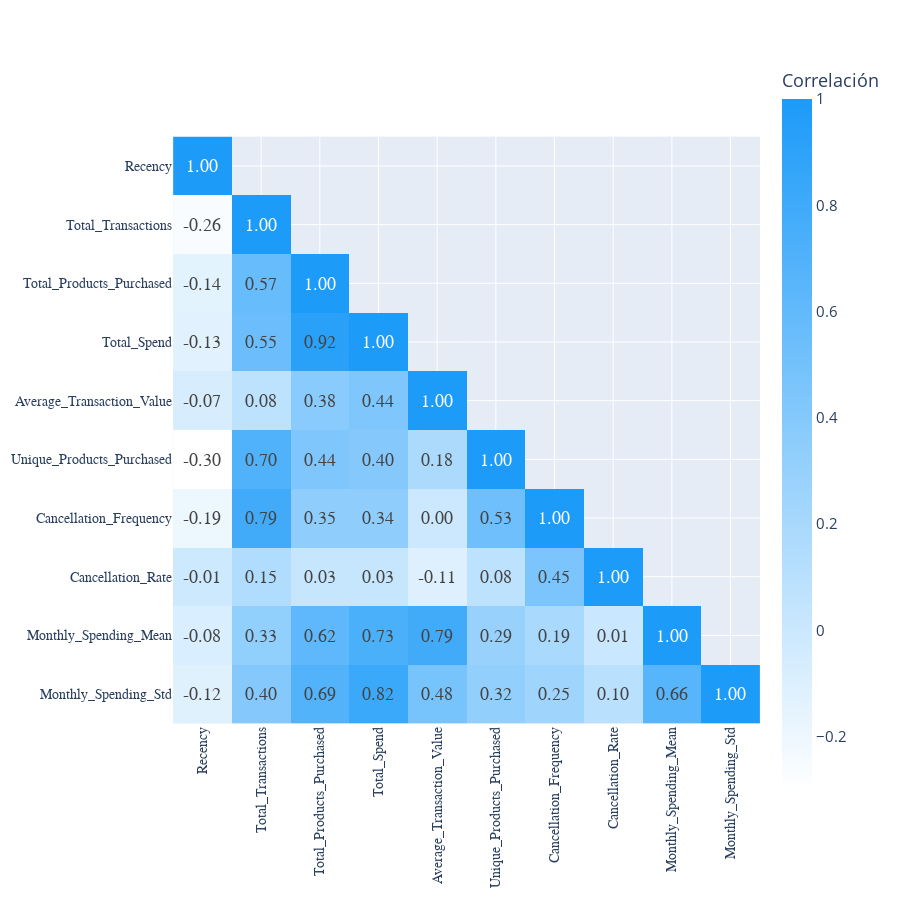

The notebook cell this image was saved under:
### Markdown cell above
## Correlation Analysis

Before we proceed to KMeans clustering, it's essential to check the correlation between features in our dataset.

### Code cell
from plotly import express as px

# Calcular la matriz de correlación (redondeada)
corr = customer_data_cleaned.drop(columns=['Customer ID']).corr().round(2)

# Crear máscara para mantener solo la mitad inferior
mask = np.triu(np.ones(corr.shape), k=1).astype(bool)
corr_masked = corr.mask(mask)

# Crear heatmap
fig = px.imshow(
    corr_masked,
    text_auto=True,
    color_continuous_scale=["#ffffff", "#1C9BF9"],
    aspect="equal",
    labels=dict(x="", y="", color="Correlación")
)

# Personalizar layout
fig.update_layout(
    width=900,
    height=900,
    xaxis_side="bottom",  # Que aparezcan abajo
    font=dict(size=15),
    xaxis=dict(tickfont=dict(family="Arial", size=14)),
    yaxis=dict(tickfont=dict(family="Arial", size=14))
)

# Cambiar fuente de los números dentro del heatmap
fig.update_traces(
    textfont=dict(family="Arial", size=18),
    texttemplate="%{z:.2f}"
)

# Mantener etiquetas horizontales
fig.update_xaxes(tickangle=270)

fig.show()

### Figure 1 — Plotly figure (JSON) as saved in the notebook; plotly's stock layout.template omitted (floating-point values rounded to 4 significant figures)
{"data": [{"coloraxis": "coloraxis", "hovertemplate": "x: %{x}<br>y: %{y}<br>Correlación: %{z}<extra></extra>", "name": "0", "textfont": {"family": "Arial", "size": 18}, "texttemplate": "%{z:.2f}", "type": "heatmap", "x": ["Recency", "Total_Transactions", "Total_Products_Purchased", "Total_Spend", "Average_Transaction_Value", "Unique_Products_Purchased", "Cancellation_Frequency", "Cancellation_Rate", "Monthly_Spending_Mean", "Monthly_Spending_Std"], "xaxis": "x", "y": ["Recency", "Total_Transactions", "Total_Products_Purchased", "Total_Spend", "Average_Transaction_Value", "Unique_Products_Purchased", "Cancellation_Frequency", "Cancellation_Rate", "Monthly_Spending_Mean", "Monthly_Spending_Std"], "yaxis": "y", "z": [[1.0, NaN, NaN, NaN, NaN, NaN, NaN, NaN, NaN, NaN], [-0.26, 1.0, NaN, NaN, NaN, NaN, NaN, NaN, NaN, NaN], [-0.14, 0.57, 1.0, NaN, NaN, NaN, NaN, NaN, NaN, NaN], [-0.13, 0.55, 0.92, 1.0, NaN, NaN, NaN, NaN, NaN, NaN], [-0.07, 0.08, 0.38, 0.44, 1.0, NaN, NaN, NaN, NaN, NaN], [-0.3, 0.7, 0.44, 0.4, 0.18, 1.0, NaN, NaN, NaN, NaN], [-0.19, 0.79, 0.35, 0.34, 0.0, 0.53, 1.0, NaN, NaN, NaN], [-0.01, 0.15, 0.03, 0.03, -0.11, 0.08, 0.45, 1.0, NaN, NaN], [-0.08, 0.33, 0.62, 0.73, 0.79, 0.29, 0.19, 0.01, 1.0, NaN], [-0.12, 0.4, 0.69, 0.82, 0.48, 0.32, 0.25, 0.1, 0.66, 1.0]]}], "layout": {"coloraxis": {"colorbar": {"title": {"text": "Correlación"}}, "colorscale": [[0, "#ffffff"], [1, "#1C9BF9"]]}, "font": {"size": 15}, "height": 900, "margin": {"t": 60}, "width": 900, "xaxis": {"anchor": "y", "constrain": "domain", "domain": [0, 1], "scaleanchor": "y", "side": "bottom", "tickangle": -90, "tickfont": {"family": "Arial", "size": 14}}, "yaxis": {"anchor": "x", "autorange": "reversed", "constrain": "domain", "domain": [0, 1], "tickfont": {"family": "Arial", "size": 14}}}}
